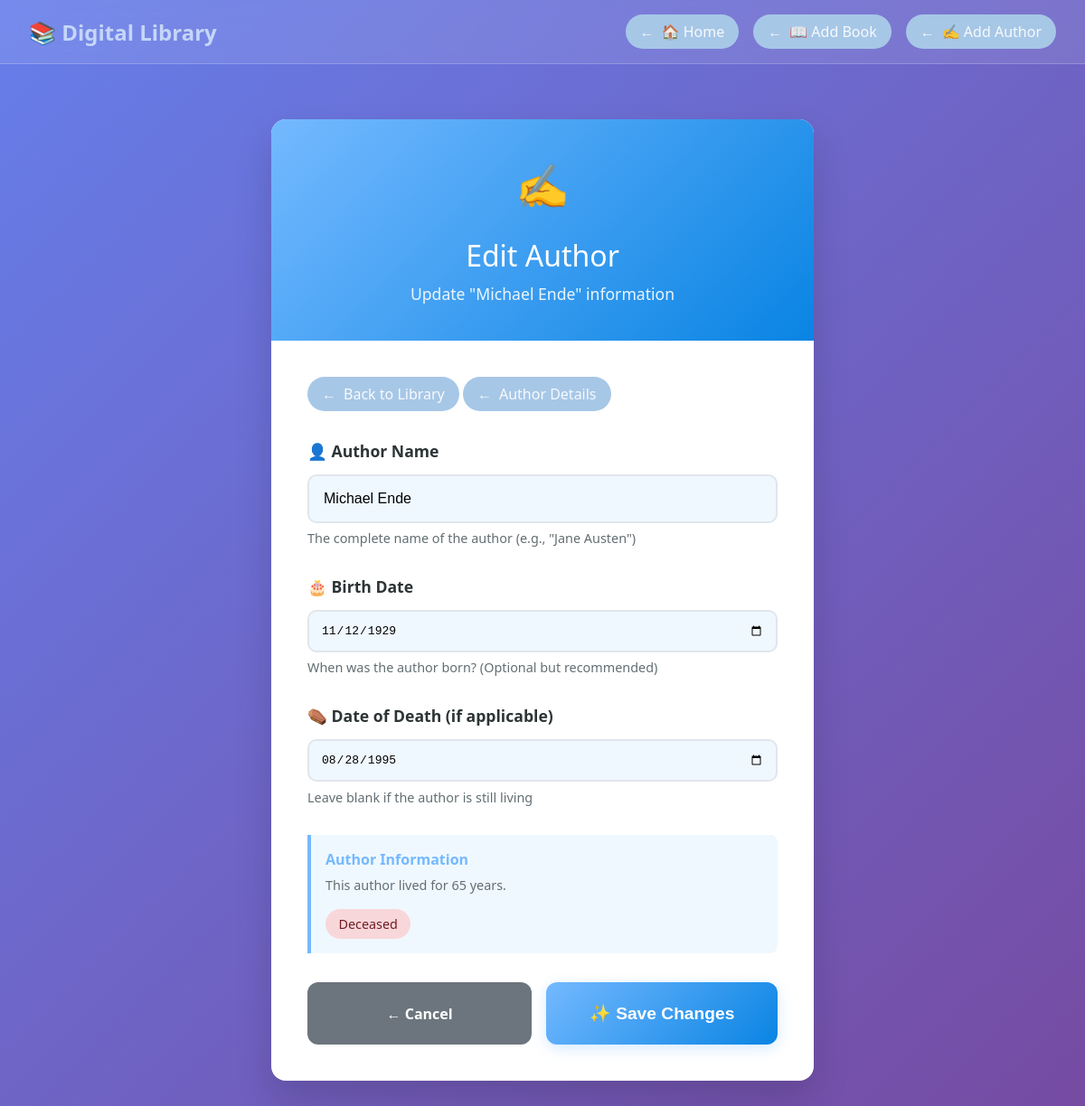
Screenshot of /author/4/edit with the database file from the repository.
### models/models.py (models this page shows, shortened)
class Author(db.Model):
    __tablename__ = "authors"
    id = db.Column(db.Integer, primary_key=True, autoincrement=True)
    name = db.Column(db.String(100), nullable=False, index=True)
    birth_date = db.Column(db.Date, nullable=True)
    date_of_death = db.Column(db.Date, nullable=True)

### app.py (the view, shortened to what this page needs)
    @app.route("/author/<int:author_id>/edit", methods=["GET", "POST"])
    def edit_author(author_id: int):
        try:
            author = AuthorService.get_author_by_id(author_id)
            if not author:
                flash_error("Author not found.")
                return redirect(url_for("homepage"))
            return render_template("edit_author.html", author=author)
        except (ValidationError, ServiceError) as e:
            flash_error(str(e))
            return redirect(url_for("homepage"))

### services/services.py (called while the page is built)
    @staticmethod
    def get_author_by_id(author_id: int) -> Optional[Author]:
        try:
            return Author.query.get(author_id)
        except SQLAlchemyError as e:
            raise ServiceError(f"Error retrieving author: {str(e)}")

### templates/edit_author.html (shortened to what this page needs)
{% extends "base.html" %}
{% block css %}
<link rel="stylesheet" href="{{ url_for('static', filename='css/author.css') }}">
{% endblock %}
{% block content %}
<div class="container">
    <div class="header">
        <h1>Edit Author</h1>
        <p>Update "{{ author.name }}" information</p>
    </div>
    <div class="form-container">
        <nav class="navigation">
            <a href="{{ url_for('homepage') }}" class="nav-link">Back to Library</a>
            <a href="{{ url_for('author_detail', author_id=author.id) }}" class="nav-link">Author Details</a>
        </nav>
        <form action="{{ url_for('edit_author', author_id=author.id) }}" method="POST" id="editAuthorForm">
            <div class="form-group">
                <label for="name">👤 Author Name</label>
                <input type="text" id="name" name="name" required
                       placeholder="Enter the author's full name" value="{{ author.name }}">
                <div class="input-hint">The complete name of the author (e.g., "Jane Austen")</div>
            </div>
            <div class="form-group">
                <label for="birthdate">🎂 Birth Date</label>
                <input type="date" id="birthdate" name="birthdate"
                       max="{{ current_date }}" onchange="calculateAge()"
                       value="{{ author.birth_date.strftime('%Y-%m-%d') if author.birth_date else '' }}">
                <div class="input-hint">When was the author born? (Optional but recommended)</div>
            </div>
            <div class="form-group">
                <label for="date_of_death">⚰️ Date of Death (if applicable)</label>
                <input type="date" id="date_of_death" name="date_of_death"
                       max="{{ current_date }}" onchange="calculateAge()"
                       value="{{ author.date_of_death.strftime('%Y-%m-%d') if author.date_of_death else '' }}">
                <div class="input-hint">Leave blank if the author is still living</div>
            </div>
            <div class="date-info" id="dateInfo" style="display: none;">
                <div class="date-info-title">Author Information</div>
                <div class="date-info-text" id="dateInfoText"></div>
                <div class="living-status" id="livingStatus"></div>
            </div>
            <div style="display: flex; gap: 1em; margin-top: 2em;">
                <a href="{{ url_for('author_detail', author_id=author.id) }}" style="flex: 1; text-align: center; padding: 1.2em; background: #6c757d; color: white; text-decoration: none; border-radius: 12px; font-weight: 600; display: flex; align-items: center; justify-content: center;">
                    ← Cancel
                </a>
                <button type="submit" class="submit-btn" style="flex: 1;">
                    ✨ Save Changes
                </button>
            </div>
        </form>
    </div>
</div>
{% endblock %}

### static/css/base.css (style rules this page uses)
* { margin: 0; padding: 0; box-sizing: border-box; }
.nav-link { color: rgba(255, 255, 255, 0.9); text-decoration: none; padding: 0.5rem 1rem; border-radius: 20px; background: rgb(167, 199, 231); transition: all 0.3s ease; display: flex; align-items: center; gap: 0.3rem; font-weight: 500; }
.container { margin-top: 100px; }

### static/css/author.css (style rules this page uses)
body { font-family: 'Segoe UI', Tahoma, Geneva, Verdana, sans-serif; background: linear-gradient(135deg, #667eea 0%, #764ba2 100%); min-height: 100vh; padding: 2em; }
.container { max-width: 600px; margin-left: auto; margin-right: auto; background: white; border-radius: 16px; box-shadow: 0 20px 40px rgba(0,0,0,0.15); overflow: hidden; }
.header { background: linear-gradient(135deg, #74b9ff 0%, #0984e3 100%); color: white; padding: 2.5em 2em; text-align: center; position: relative; }
.header::before { content: '✍️'; font-size: 3em; display: block; margin-bottom: 0.5em; }
.header h1 { font-size: 2em; font-weight: 300; margin: 0; }
.header p { opacity: 0.9; margin-top: 0.5em; font-size: 1.1em; }
.form-container { padding: 2.5em; }
.navigation { margin-bottom: 2em; }
.nav-link { color: rgba(255, 255, 255, 0.9); text-decoration: none; font-weight: 400; display: inline-flex; align-items: center; gap: 0.5em; transition: color 0.3s; font-size: 1rem; }
.nav-link::before { content: '←'; font-weight: bold; font-size: 1rem; }
.form-group { margin-bottom: 2em; }
.form-group label { display: block; margin-bottom: 0.8em; font-weight: 600; color: #2d3436; font-size: 1.1em; }
.form-group input { width: 100%; padding: 1em; border: 2px solid #e0e6ed; border-radius: 10px; font-size: 1em; transition: all 0.3s ease; background: #f0f8ff; }
.date-info { background: #f0f8ff; border-left: 4px solid #74b9ff; padding: 1em; margin-top: 1em; border-radius: 0 8px 8px 0; }
.date-info-title { font-weight: 600; color: #74b9ff; margin-bottom: 0.5em; }
.date-info-text { color: #636e72; font-size: 0.9em; line-height: 1.4; }
.submit-btn { width: 100%; padding: 1.2em; background: linear-gradient(135deg, #74b9ff 0%, #0984e3 100%); color: white; border: none; border-radius: 12px; font-size: 1.2em; font-weight: 600; cursor: pointer; transition: all 0.3s ease; box-shadow: 0 4px 15px rgba(116, 185, 255, 0.3); }
.input-hint { font-size: 0.9em; color: #636e72; margin-top: 0.5em; }
.living-status { display: flex; gap: 1em; margin-top: 1em; align-items: center; }

### rows the page displays
Author: name "Michael Ende", birthdate "11/12/1929", date_of_death "08/28/1995"
